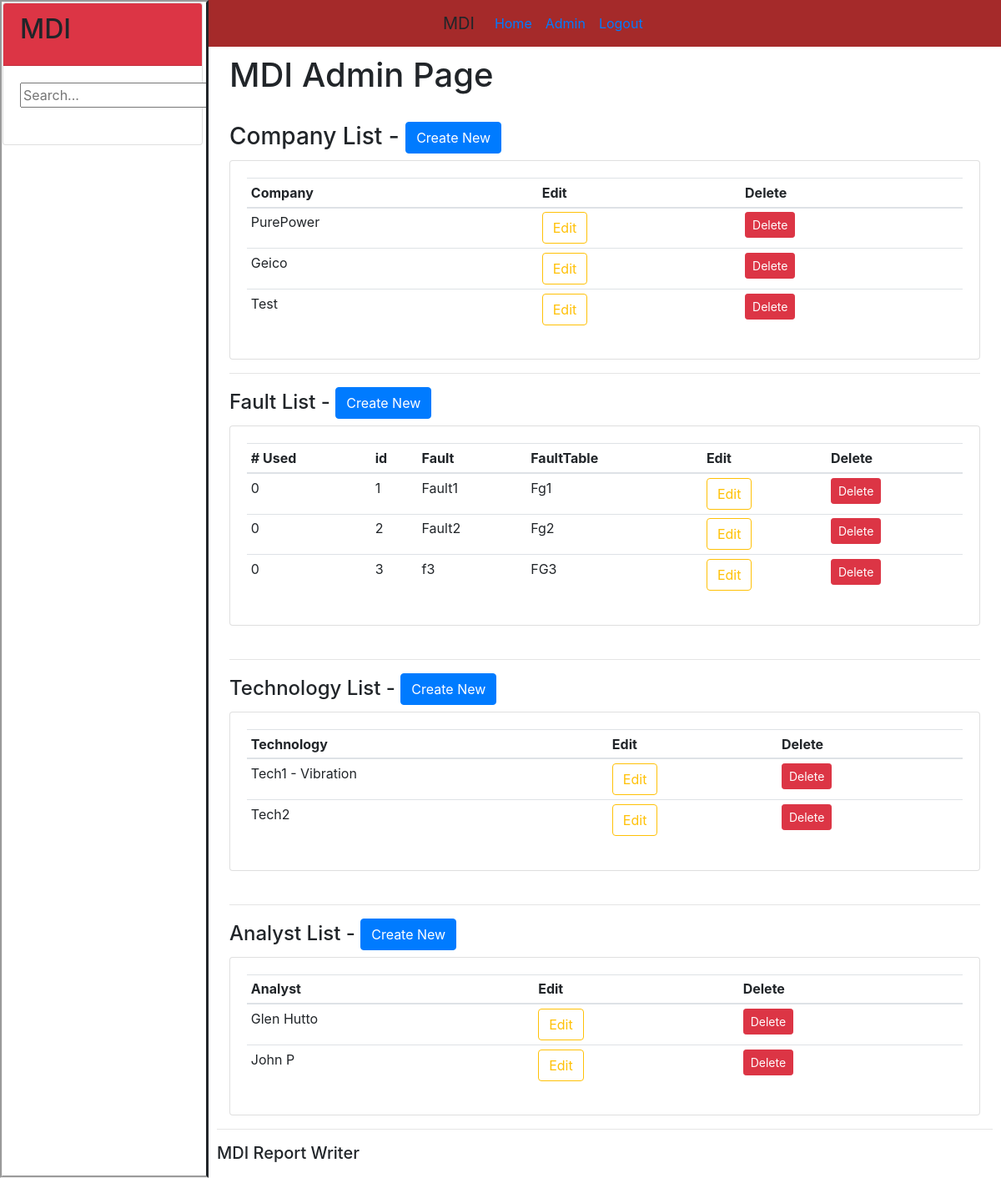
/admin-page/, run on the app's committed database.
### orgs/models.py (models this page shows, shortened)
class UnitName(models.Model):
    name = models.CharField(max_length=200, null=True)
    description = models.TextField(null=True, blank=True)

class FaultGroup(models.Model):
    fault = models.CharField(max_length=200, null=True, blank=True)
    fault_group = models.CharField(max_length=250, null=True, blank=True)

class Technology(models.Model):
    name = models.CharField(max_length=200, null=True)
    def __str__(self):
        return self.name

class Analyst(models.Model):
    name = models.CharField(max_length=200, null=True)

### orgs/views.py (the view)
# urls.py: path('admin-page/', views.admin_page, name='admin-page'),
def admin_page(request):
    faults = FaultGroup.objects.all()
    technologies = Technology.objects.all()
    analysts = Analyst.objects.all()
    companies = UnitName.objects.all()
    context = {'faults': faults, 'technologies': technologies, 'analysts': analysts, 'companies': companies}
    return render(request, 'orgs/admin.html', context)

### orgs/templates/orgs/admin.html (shortened to what this page needs)
{% extends 'orgs/main.html' %}
{% block content %}
<h1>MDI Admin Page</h1>
<br>
<h3>Company List - <button class="btn btn-primary" id="addCompany" data-toggle="modal" data-target="#addCompanyModal" type="button">Create New</button>
</h3>
<div class="card card-body">
    <table id="companyTable" class="table table-sm">
        <thead>
        <tr>
            <th>Company</th>
            <th>Edit</th>
            <th>Delete</th>
        </tr>
        </thead>
        <tbody>
        {% for company in companies %}
            <tr>
                <td>{{company.name}}</td>
                <td><button type="button" class="btn btn-outline-warning" onclick="handle_edit_company({{company.id}})">Edit</button></td>
                <td><button type="button" class="btn btn-danger btn-sm" onclick="handle_delete_company({{company.id}})">Delete</button></td>
            </tr>
        {% endfor %}
        </tbody>
    </table>
</div>
<hr>
<h4>Fault List -
    <button class="btn btn-primary" id="addFault" data-toggle="modal" data-target="#addFaultModal" type="button">Create New</button>
</h4>
<div class="card card-body">
    <table id="faultsTable" class="table table-sm">
        <thead>
        <tr>
            <th># Used</th>
            <th>id</th>
            <th>Fault</th>
            <th>FaultTable</th>
            <th>Edit</th>
            <th>Delete</th>
        </tr>
        </thead>
        <tbody>
        {% for fault in faults %}
            <tr>
                <td>0</td>
                <td>{{fault.id}}</td>
                <td>{{fault.fault}}</td>
                <td>{{fault.fault_group}}</td>
                <td><button type="button" class="btn btn-outline-warning" onclick="handle_edit_fault({{fault.id}})">Edit</button></td>
                <td><button type="button" class="btn btn-danger btn-sm" onclick="handle_delete_fault({{fault.id}})">Delete</Button></td>
            </tr>
        {% endfor %}
        </tbody>
    </table>
</div>
<br>
<hr>
<h4>Technology List -
    <button class="btn btn-primary" id="addTech" data-toggle="modal" data-target="#addTechModal" type="button">Create New</button>
</h4>
<div class="card card-body">
    <table id="techTable" class="table table-sm">
        <thead>
        <tr>
            <th>Technology</th>
            <th>Edit</th>
            <th>Delete</th>
        </tr>
        </thead>
        <tbody>
        {% for technology in technologies %}
            <tr>
                <td>{{technology}}</td>
                <td><button type="button" class="btn btn-outline-warning" onclick="handle_edit_tech({{technology.id}})">Edit</button></td>
                <td><button type="button" class="btn btn-danger btn-sm" onclick="handle_delete_tech({{technology.id}})">Delete</button></td>
            </tr>
        {% endfor %}
        </tbody>
    </table>
</div>
<br>
<hr>
<h4>Analyst List -
    <button class="btn btn-primary" id="addAnalyst" data-toggle="modal" data-target="#addAnalystModal" type="button">Create New</button>
</h4>
<div class="card card-body">
    <table id="analystTable" class="table table-sm">
        <thead>
        <tr>
            <th>Analyst</th>
            <th>Edit</th>
            <th>Delete</th>
        </tr>
        </thead>
        <tbody>
        {% for analyst in analysts %}
            <tr>
                <td>{{analyst.name}}</td>
                <td><button type="button" class="btn btn-outline-warning" onclick="handle_edit_analyst({{analyst.id}})">Edit</button></td>
                <td><button type="button" class="btn btn-danger btn-sm" onclick="handle_delete_analyst({{analyst.id}})">Delete</button></td>
            </tr>
        {% endfor %}
        </tbody>
    </table>
</div>
{% endblock content %}

### orgs/templates/orgs/main.html (style rules this page uses)
* { box-sizing: border-box; }
body { margin: 0; }

### data on the page
UnitName: name "PurePower"
UnitName: name "Geico"
UnitName: name "Test"
FaultGroup: id "1", fault "Fault1", fault_group "Fg1"
FaultGroup: id "2", fault "Fault2", fault_group "Fg2"
FaultGroup: id "3", fault "f3", fault_group "FG3"
Technology: name "Tech1 - Vibration"
Technology: name "Tech2"
Analyst: name "Glen Hutto"
Analyst: name "John P"
